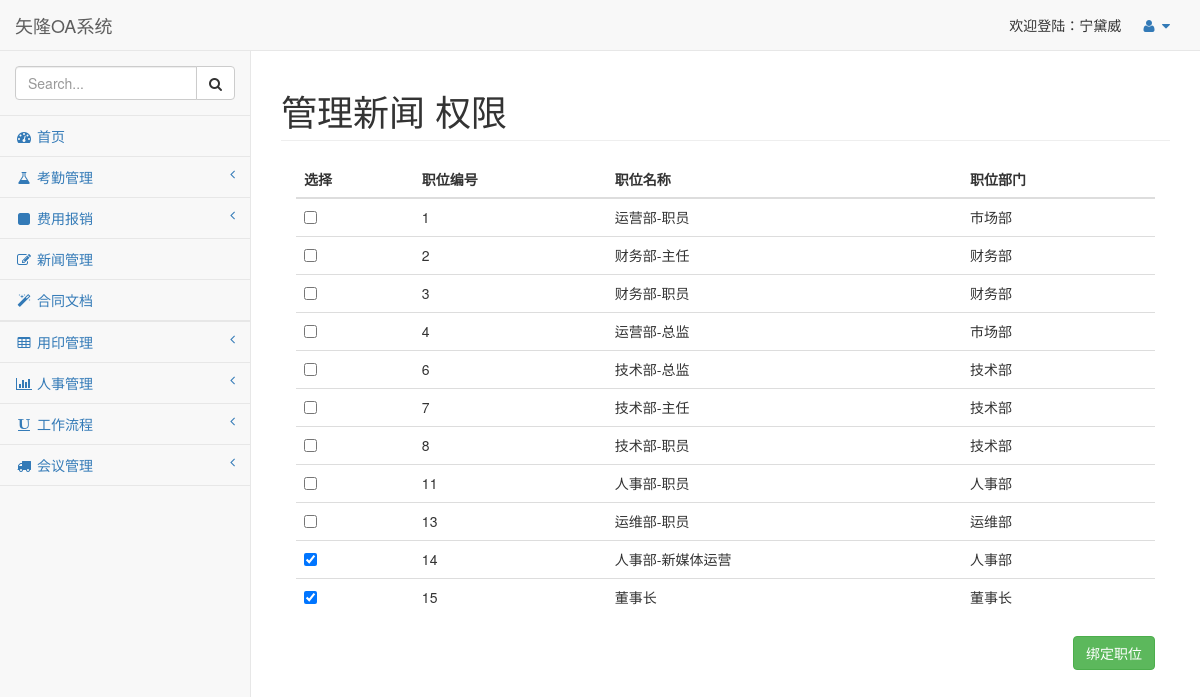
The app's page /per_position/1/ (signed in) with its own data.
### FlaskOAPro/OAPro/models.py (models this page shows, shortened)
class Base(db.Model):
    __abstract__ = True
    id = db.Column(db.Integer, primary_key=True, autoincrement=True)

class Person(Base):
    username = db.Column(db.String(32), unique=True)  # 登陆名 必填 不可以重复
    password = db.Column(db.String(32))  # 密码 必填
    nick_name = db.Column(db.String(32)) # 姓名 必填
    age = db.Column(db.Integer,nullable=True) # 年龄 注册后完善 可以为null
    gender = db.Column(db.String(16),nullable = True) # 性别 注册后完善 可以为null
    skill = db.Column(db.String(128),nullable = True) #擅长  注册后完善 可以为null
    phone = db.Column(db.String(16),nullable = True) # 电话 注册后完善 可以为null
    email = db.Column(db.String(32),nullable = True) # 邮箱 注册后完善 可以为null
    address = db.Column(db.Text,nullable = True) # 用户地址 注册后完善 可以为null
    score = db.Column(db.Float,default=1) #绩效 默认为1
    position_id = db.Column(db.Integer,db.ForeignKey("position.id")) #Position 职位表外键
    p_attendance = db.relationship(
        "Attendance",
        backref = "a_person"
    ) # 反向映射 假条表
    p_expense = db.relationship(
        "Expense",
        backref="e_person"
    )  # 反向映射 报销表
    p_seal = db.relationship(
        "Seal",
        backref="s_person"
    )  # 反向映射 公章表
    p_handle = db.relationship(
        "Handle",
        backref="h_person"
    )  # 反向映射 流程表

class Position(Base):
    p_name = db.Column(db.String(32)) #名称
    p_description = db.Column(db.Text) #描述
    p_level = db.Column(db.Integer) #职级
    p_person = db.relationship(
        "Person",
        backref="p_position"
    ) #反向映射向 员工
    department_id = db.Column(db.Integer, db.ForeignKey("department.id")) #外键指向部门表
    p_permission = db.relationship(
        "Permission",
        secondary="pos_per",
        backref="p_position"
    ) #反向映射权限表，中间表是pos_per

class Permission(Base):
    p_name = db.Column(db.String(32)) #名称
    p_description = db.Column(db.Text) #描述

class Department(Base):
    d_name = db.Column(db.String(32)) #名称
    d_description = db.Column(db.Text) #描述
    d_position = db.relationship(
        "Position",
        backref="p_department"
    ) #反向映射职位

### FlaskOAPro/OAPro/views.py (the view, shortened to what this page needs)
@OAPrint.route("/per_position/<int:per_id>/", methods=["POST", "GET"])
def per_position(per_id):
    per = Permission.query.get(per_id)
    pos_list = Position.query.all()
    our_pos_id = [i.id for i in per.p_position] #获取自己所有权限的id
    return render_template("per_position.html", **locals())

### FlaskOAPro/templates/per_position.html (shortened to what this page needs)
{% extends "base.html" %}
{% block label %}
    {{ per.p_name }} 权限
{% endblock %}
{% block content %}
    <form method="post">
        <table class="table">
            <thead>
                <tr>
                    <th>选择</th>
                    <th>职位编号</th>
                    <th>职位名称</th>
                    <th>职位部门</th>
                </tr>
            </thead>
            <tbody>
                {% for pos in pos_list %}
                    <tr>
                        <td>
                            {% if pos.id in our_pos_id %}
                                <input checked type="checkbox" name="pos_id" value="{{ pos.id }}">
                            {% else %}
                                <input type="checkbox" name="pos_id" value="{{ pos.id }}">
                            {% endif %}
                        </td>
                        <td>{{ pos.id }}</td>
                        <td>{{ pos.p_name }}</td>
                        <td>{{ pos.p_department.d_name }}</td>
                    </tr>
                {% endfor %}
            </tbody>
        </table>
        <input class="pull-right btn btn-success" type="submit" value="绑定职位">
    </form>
{% endblock %}

### FlaskOAPro/templates/base.html (shortened to what this page needs)
<!DOCTYPE html>
<html lang="en">
<head>
    <link href="/static/vendor/bootstrap/css/bootstrap.min.css" rel="stylesheet">
    <link href="/static/vendor/metisMenu/metisMenu.min.css" rel="stylesheet">
    <link href="/static/dist/css/sb-admin-2.css" rel="stylesheet">
    <link href="/static/vendor/morrisjs/morris.css" rel="stylesheet">
    <link href="/static/vendor/font-awesome/css/font-awesome.min.css" rel="stylesheet" type="text/css">
</head>
<body>
    <div id="wrapper">
        <nav class="navbar navbar-default navbar-static-top" role="navigation" style="margin-bottom: 0">
            <div class="navbar-header">
                <a class="navbar-brand" href="index.html">矢隆OA系统</a>
            </div>
            <ul class="nav navbar-top-links navbar-right">
                <li>欢迎登陆：{{ page_process().name }}</li>
                <li class="dropdown">
                    <a class="dropdown-toggle" data-toggle="dropdown" href="#">
                        <i class="fa fa-user fa-fw"></i> <i class="fa fa-caret-down"></i>
                    </a>
                </li>
            </ul>
            <div class="navbar-default sidebar" role="navigation">
                <div class="sidebar-nav navbar-collapse">
                    <ul class="nav" id="side-menu">
                        <li class="sidebar-search">
                            <div class="input-group custom-search-form">
                                <input type="text" class="form-control" placeholder="Search...">
                                <span class="input-group-btn">
                                <button class="btn btn-default" type="button">
                                    <i class="fa fa-search"></i>
                                </button>
                            </span>
                            </div>
                        </li>
                        <li>
                            <a href="/"><i class="fa fa-dashboard fa-fw"></i> 首页</a>
                        </li>
                        <li>
                            <a href="#"><i class="fa fa-flask fa-fw"></i> 考勤管理<span class="fa arrow"></span></a>
                        </li>
                        <li>
                            <a href="#"><i class="fa fa-square fa-fw"></i> 费用报销<span class="fa arrow"></span></a>
                        </li>
                        <li>
                            <a href="/news/"><i class="fa fa-edit fa-fw"></i> 新闻管理</a>
                        </li>
                        <li>
                            <a href="/doc/"><i class="fa fa-magic fa-fw"></i> 合同文档</a>
                        </li>
                        <li>
                        <li>
                            <a href="#"><i class="fa fa-table fa-fw"></i> 用印管理<span class="fa arrow"></span></a>
                        </li>
                        <li>
                            <a href="#"><i class="fa fa-bar-chart-o fa-fw"></i> 人事管理<span class="fa arrow"></span></a>
                        </li>
                        <li>
                            <a href="#"><i class="fa fa-underline fa-fw"></i> 工作流程<span class="fa arrow"></span></a>
                        </li>
                        <li>
                            <a href="#"><i class="fa fa-truck fa-fw"></i> 会议管理<span class="fa arrow"></span></a>
                        </li>
                    </ul>
                </div>
            </div>
        </nav>
        <div id="page-wrapper">
            <div class="row">
                <div class="col-lg-12">
                    <h1 class="page-header">
                        {% block label %}
                        {% endblock %}
                    </h1>
                </div>
            </div>
            <div class="container-fluid">
                {% block content %}
                {% endblock %}
            </div>
        </div>
    </div>
</body>
</html>

### records on screen
Person: nick_name.p_level "宁黛威"
Permission: p_name "管理新闻"
Position: id "1", p_name "运营部-职员", p_department.d_name "市场部"
Position: id "2", p_name "财务部-主任", p_department.d_name "财务部"
Position: id "3", p_name "财务部-职员", p_department.d_name "财务部"
Position: id "4", p_name "运营部-总监", p_department.d_name "市场部"
Position: id "6", p_name "技术部-总监", p_department.d_name "技术部"
Position: id "7", p_name "技术部-主任", p_department.d_name "技术部"
Position: id "8", p_name "技术部-职员", p_department.d_name "技术部"
Position: id "11", p_name "人事部-职员", p_department.d_name "人事部"
Position: id "13", p_name "运维部-职员", p_department.d_name "运维部"
Position: id "14", p_name "人事部-新媒体运营", p_department.d_name "人事部"
Position: id "15", p_name "董事长", p_department.d_name "董事长"
